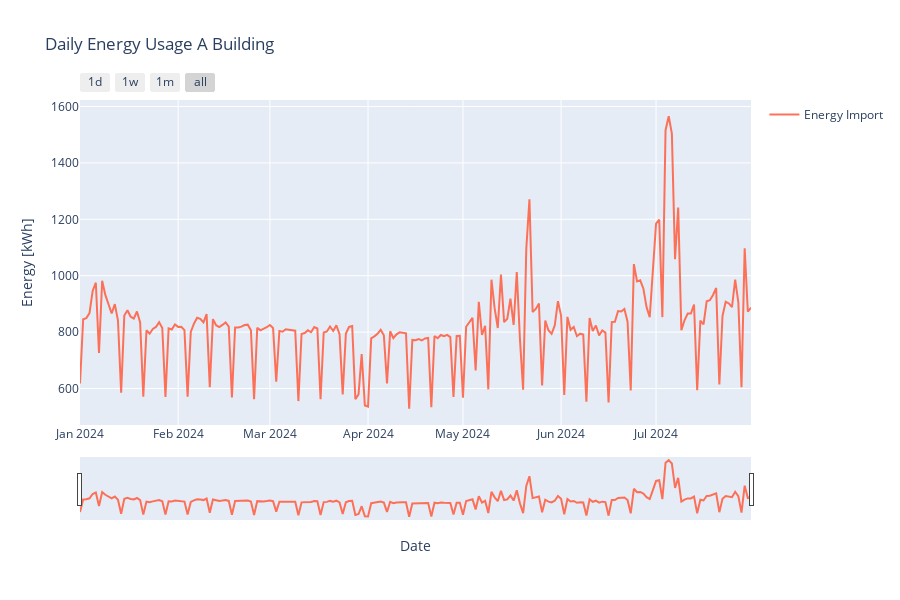

The cell this chart's notebook holds for it:
### Code cell
daily_a = pipe.get_daily_consumption(BuilingIdsEnum.A)
# select juli 2024
daily_a_selected = daily_a[(daily_a['timestamp'] >= '2024-01-01') & (daily_a['timestamp'] < '2024-08-01')]
plot_cols =[
    ColumnParam("value_import", "Energy Import"),
]
plot_energy_usage(daily_a_selected, plot_cols,
                  titel="Daily Energy Usage A Building",
                  yaxis_title="Energy [kWh]",
                  tozeroy=False,
                  )

### Figure 1 — Plotly figure (JSON) as saved in the notebook; plotly's stock layout.template omitted (floating-point values rounded to 4 significant figures; data arrays with more than 128 entries replaced by an {"elided": "..."} marker saying what was removed)
{"data": [{"line": {"color": "rgba(255, 99, 71, 0.9)"}, "mode": "lines", "name": "Energy Import", "type": "scatter", "x": {"elided": "213 str values"}, "y": {"elided": "213 float values"}}], "layout": {"height": 600, "hovermode": "x unified", "showlegend": true, "title": {"text": "Daily Energy Usage A Building"}, "xaxis": {"rangeselector": {"buttons": [{"count": 1, "label": "1d", "step": "day", "stepmode": "backward"}, {"count": 7, "label": "1w", "step": "day", "stepmode": "backward"}, {"count": 1, "label": "1m", "step": "month", "stepmode": "backward"}, {"step": "all"}]}, "rangeslider": {"visible": true}, "title": {"text": "Date"}, "type": "date"}, "yaxis": {"title": {"text": "Energy [kWh]"}}}}
